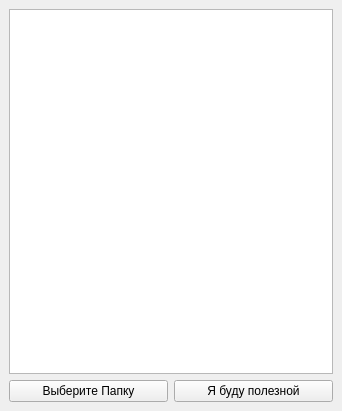
<?xml version="1.0" encoding="UTF-8"?>
<ui version="4.0">
 <class>MainWindow</class>
 <widget class="QMainWindow" name="MainWindow">
  <property name="geometry">
   <rect>
    <x>0</x>
    <y>0</y>
    <width>342</width>
    <height>411</height>
   </rect>
  </property>
  <property name="windowTitle">
   <string>MainWindow</string>
  </property>
  <widget class="QWidget" name="centralwidget">
   <layout class="QVBoxLayout" name="verticalLayout">
    <item>
     <widget class="QListWidget" name="listWidget"/>
    </item>
    <item>
     <layout class="QHBoxLayout" name="horizontalLayout">
      <item>
       <widget class="QPushButton" name="btnBrowse">
        <property name="text">
         <string>Выберите Папку</string>
        </property>
       </widget>
      </item>
      <item>
       <widget class="QPushButton" name="DoSmthing">
        <property name="text">
         <string>Я буду полезной</string>
        </property>
       </widget>
      </item>
     </layout>
    </item>
   </layout>
  </widget>
 </widget>
 <resources/>
 <connections/>
</ui>
